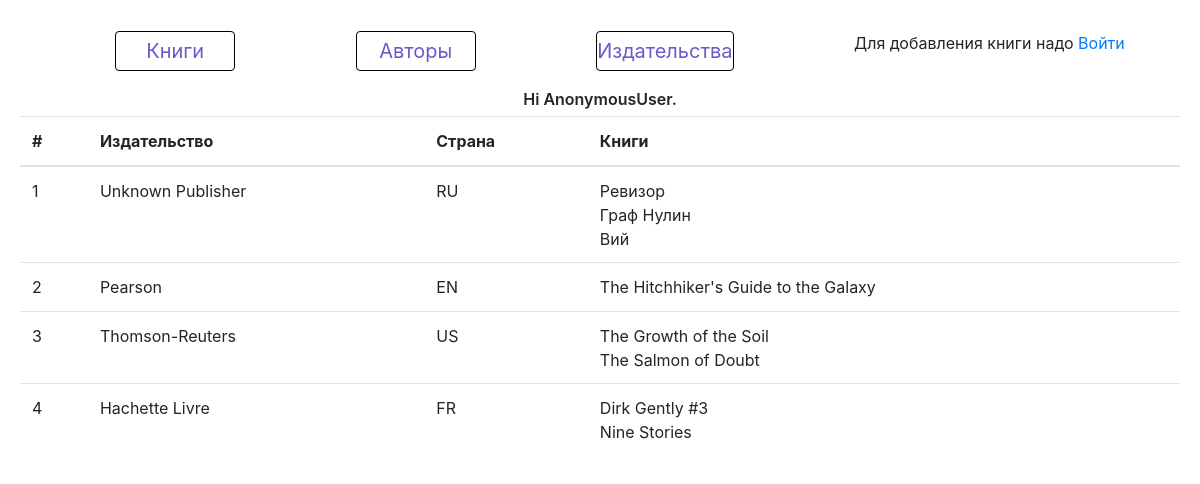
Screenshot of /publish/ with the database file from the repository.
### p_library/models.py (models this page shows, shortened)
class Publishing(models.Model):
    name = models.CharField(max_length=20, default='')
    country = models.CharField(max_length=2)

class Book(models.Model):
    ISBN = models.CharField(db_column='ISBN', max_length=13)
    title = models.TextField()
    description = models.TextField()
    year_release = models.SmallIntegerField()
    author = models.ForeignKey(Author, on_delete=models.CASCADE)
    price = models.DecimalField(
        max_digits=10, decimal_places=5, blank=True, null=True)
    copy_count = models.SmallIntegerField(blank=True, null=True)
    publishing = models.ForeignKey(
        Publishing, on_delete=models.CASCADE, related_name='publish', null=True)
    debeter = models.ManyToManyField(
        'Friend', through='Exchange', through_fields=('book', 'friend'), blank=True)
    cover = models.ImageField(
        upload_to='covers/', blank=True)

### p_library/views.py (the view)
# urls.py: path('publish/', views.show_publishings, name='publish'),
def show_publishings(request):
    template = loader.get_template('publishings/publishings.html')
    books = Book.objects.all()
    pubs = Publishing.objects.all()
    books_list = [i for i in books]
    pubs_list = [i for i in pubs]
    b_data = {'books': books_list, 'pubs': pubs_list}
    return HttpResponse(template.render(b_data, request))

### p_library/templates/publishings/publishings.html (shortened to what this page needs)
{% extends 'base.html' %}
{% block content %}
<div style="margin: 5px;">
    <link href="https://stackpath.bootstrapcdn.com/bootstrap/4.5.0/css/bootstrap.min.css" rel="stylesheet"
>
    <div>
        <table class="table">
            <thead>
                <tr>
                    <th scope='col'>#</th>
                    <th scope='col'>Издательство</th>
                    <th scope='col'>Страна</th>
                    <th scope='col'>Книги</th>
                </tr>
            </thead>
            <tbody>
                {% for pub in pubs %}
                <td> {{ forloop.counter }} </td>
                <td> {{ pub.name }} </td>
                <td> {{ pub.country }} </td>
                <td> {% for book in books %}
                    {% if book.publishing.name == pub.name %}
                    {{ book.title }}<br>
                    {% endif %}
                    {% endfor %}
                </td>
                {% endfor %}
            </tbody>
        </table>
    </div>
</div>
{% endblock %}

### p_library/libstatic/style.css (style rules this page uses)
body { padding: 15px; margin: 5px; }

### rows the page displays
Publishing: name "Unknown Publisher", country "RU"
Book: title "Ревизор"
Book: title "Граф Нулин"
Book: title "Вий"
Publishing: name "Pearson", country "EN"
Book: title "The Hitchhiker's Guide to the Galaxy"
Publishing: name "Thomson-Reuters", country "US"
Book: title "The Growth of the Soil"
Book: title "The Salmon of Doubt"
Publishing: name "Hachette Livre", country "FR"
Book: title "Dirk Gently #3"
Book: title "Nine Stories"

### other values shown
{{ user }} "AnonymousUser"
